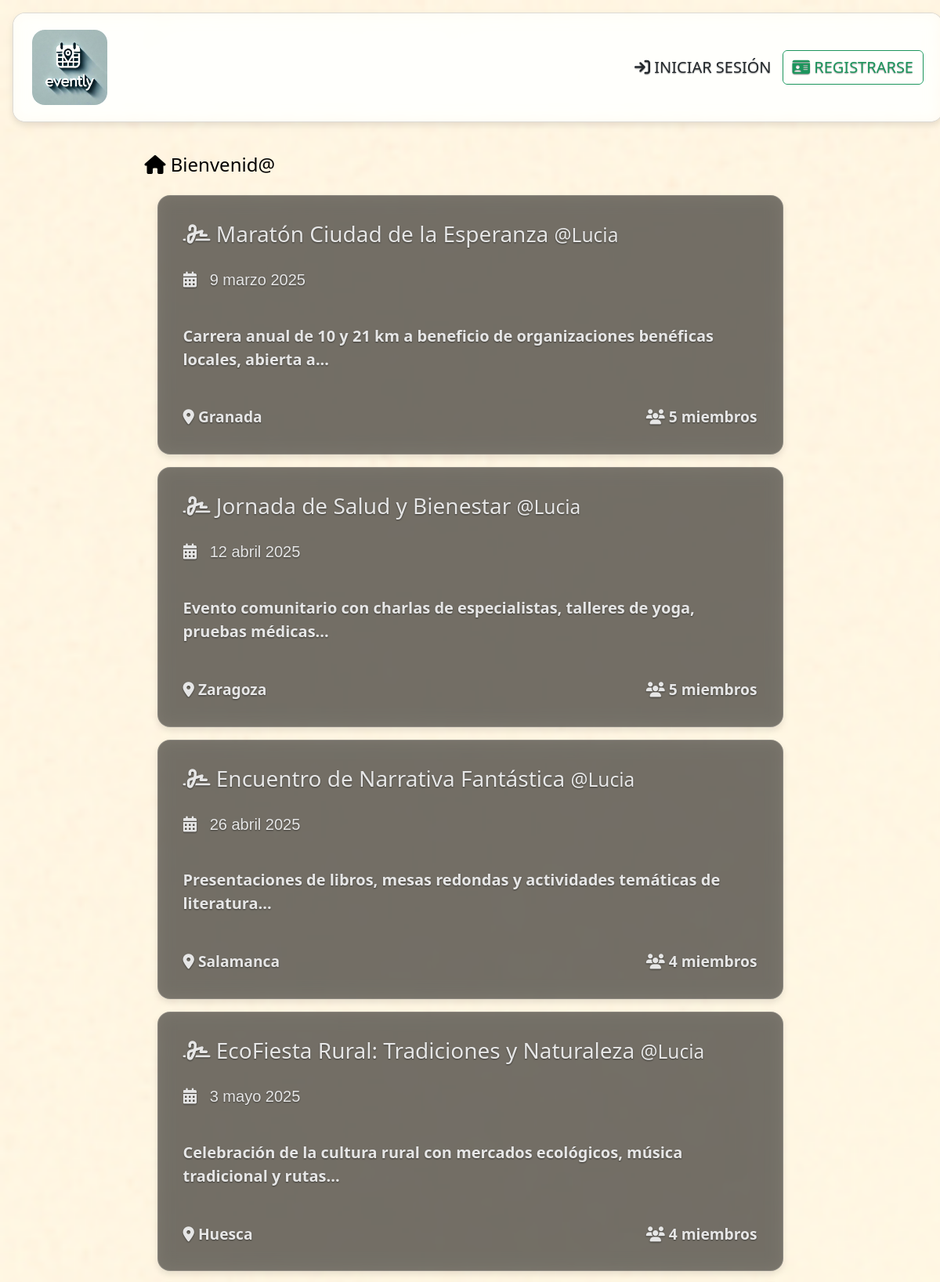
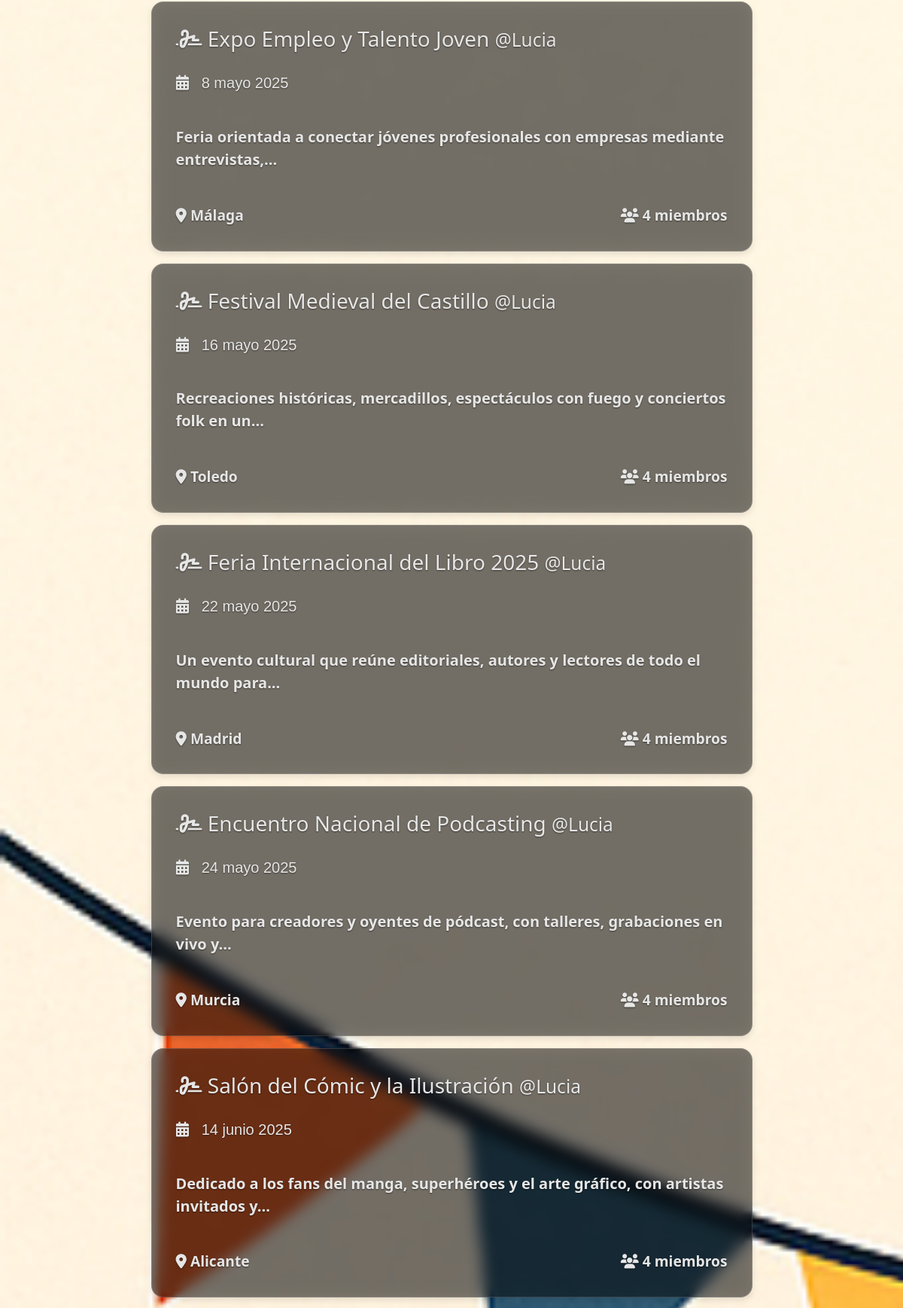
The page / (upper part) on the database its author committed (2 pictures, top to bottom).
### tables this page shows
CREATE TABLE `evento` (
  `idEvento` int(11) NOT NULL,
  `titulo` varchar(45) NOT NULL,
  `desc` text NOT NULL,
  `idOrganizador` int(11) NOT NULL,
  `idProvincia` int(11) DEFAULT NULL,
  `fechaHora` datetime DEFAULT NULL
);

CREATE TABLE `usuario` (
  `idUsuario` int(11) NOT NULL,
  `nombre` varchar(45) NOT NULL,
  `contrasena` varchar(5000) NOT NULL,
  `email` varchar(45) DEFAULT NULL,
  `idProvincia` int(11) DEFAULT NULL
);

CREATE TABLE `provincia` (
  `idProvincia` int(11) NOT NULL,
  `nombreProv` varchar(45) NOT NULL
);

### classes/Bootstrap.php (called while the page is built)
<?php
class Bootstrap
{
    private $controller;
    private $action;
    private $request;
    public function __construct($request)
    {
        $this->request = $request;
        if ($this->request['controller'] == "") {
            $this->controller = 'home';
        } else {
            $this->controller = $this->request['controller'];
        }
        if ($this->request['action'] == "") {
            $this->action = 'index';
        } else {
            $this->action = $this->request['action'];
        }
    }
    public function createController()
    {
        if (class_exists($this->controller)) {
            $parents = class_parents($this->controller);
            if (in_array("Controller", $parents)) {
                if (method_exists($this->controller, $this->action)) {
                    return new $this->controller($this->action, $this->request);
                } else {
                    echo '<h1>Method does not exist</h1>';
                }
            } else {
                echo '<h1>Base controller not found</h1>';
            }
        } else {
            echo '<h1>Controller class does not exist</h1>';
        }
        return null;
    }
}

### controllers/home.php (called while the page is built)
<?php
class Home extends Controller
{
    protected function Index()
    {
        $viewmodel = new HomeModel();
        $this->returnView($viewmodel->Index(), true);
    }
}

### classes/Model.php (called while the page is built, shortened)
<?php
abstract class Model
{
    protected $dbh;
    protected $stmt;
    public function __construct()
    {
        $this->dbh = new PDO('mysql:host=' . DB_HOST . ';dbname=' . DB_NAME . ';', DB_USER, DB_PASS);
    }
    public function query($query)
    {
        $this->stmt = $this->dbh->prepare($query);
    }
    public function execute()
    {
        $this->stmt->execute();
    }
    public function resultSet()
    {
        $this->execute();
        return $this->stmt->fetchAll(PDO::FETCH_ASSOC);
    }
    protected function selectEvt($idEvento = null, $idProvincia = null, $single = false)
    {
        if ($idEvento != null && $idProvincia != null) {
            $this->query('SELECT evento.idEvento, titulo, evento.desc, nombre, idOrganizador, YEAR(fechaHora) ano, MONTHNAME(fechaHora) mes, DAY(fechaHora) dia,
                                       fechaHora, nombreProv, provincia.idProvincia, COUNT(apuntarse.idUsuario) numMiembros FROM evento JOIN usuario
                                ON evento.idOrganizador = usuario.idUsuario LEFT JOIN provincia
                                ON evento.idProvincia = provincia.idProvincia LEFT JOIN apuntarse
                                ON evento.idEvento = apuntarse.idEvento AND evento.idProvincia = apuntarse.idProvincia
                                WHERE evento.idEvento = :idEvento AND evento.idProvincia = :idProvincia
                                GROUP BY evento.idEvento, titulo, evento.desc, nombre, fechaHora, nombreProv');
            $this->bind(':idEvento', $idEvento);
            $this->bind(':idProvincia', $idProvincia);
        } else {
            $this->query('SELECT evento.idEvento, titulo, evento.desc, nombre, idOrganizador, YEAR(fechaHora) ano, MONTHNAME(fechaHora) mes, DAY(fechaHora) dia,
                                       fechaHora, nombreProv, provincia.idProvincia ,COUNT(apuntarse.idUsuario) numMiembros FROM evento JOIN usuario
                                ON evento.idOrganizador = usuario.idUsuario LEFT JOIN provincia
                                ON evento.idProvincia = provincia.idProvincia LEFT JOIN apuntarse
                                ON evento.idEvento = apuntarse.idEvento AND evento.idProvincia = apuntarse.idProvincia
                                GROUP BY evento.idEvento, titulo, evento.desc, nombre, fechaHora, nombreProv
                                ORDER BY fechaHora');
        }
        return $this->resultSet();
    }
}

### models/home.php (called while the page is built)
<?php
class HomeModel extends Model
{
    public function Index()
    {
        return $this->selectEvt();
    }
}

### views/home/index.php (the view, shortened to what this page needs)
<div class="container mt-4">
    <div class="row columna-fija">
        <main class="col-md-9">
            <h4 class="mb-4">
                <i class="fa-solid fa-house"></i> Bienvenid@
            </h4>
            <?php foreach ($viewmodel as $item) : ?>
                <a href="<?php echo ROOT_URL; ?>/events/index?idEvento=<?php echo $item['idEvento']; ?>&idProvincia=<?php echo $item['idProvincia']; ?>&idOrganizador=<?php echo $item['idOrganizador']; ?>"
                   class="text-decoration-none text-white">
                    <div class="card mb-3 transparente-oscuro">
                        <div class="card-body">
                            <h3><i class="fa-solid fa-signature"></i> <?php echo $item['titulo']; ?>
                                <small class="text-muted">
                                    @<?php echo $item['nombre']; ?>
                                    <br>
                                    <br>
                                    <pre style="font-family: sans-serif; font-size: 20px;"><i
                                                class="fa-solid fa-calendar-days"></i>   <?php echo $item['dia']; ?> <?php echo $item['mes']; ?> <?php echo $item['ano']; ?></pre>
                                </small>
                            </h3>
                            <br>
                            <p style="font-size: 20px;">
                                <?php $posicion = strrpos(substr($item['desc'], 0, 90), ' ');
                                echo substr($item['desc'], 0, $posicion) . '...'; ?>
                            </p>
                            <br>
                            <div class="d-flex justify-content-between">
                                <span><i class="fa-solid fa-location-dot"></i> <?php echo $item['nombreProv']; ?></span>
                                <span><i class="fa-solid fa-users"></i> <?php echo $item['numMiembros']; ?> miembros</span>
                            </div>
                        </div>
                    </div>
                </a>
            <?php endforeach; ?>
        </main>
    </div>
</div>

### index.php (shortened to what this page needs)
<?php
require('classes/Bootstrap.php');
require('classes/Controller.php');
require('classes/Model.php');
require('controllers/home.php');
require('models/home.php');
$bootstrap = new Bootstrap($_GET);
$controller = $bootstrap->createController();
if ($controller) {
    $controller->executeAction();
}

### classes/Controller.php (shortened to what this page needs)
<?php
abstract class Controller
{
    protected $action;
    public function __construct($action, $request)
    {
        $this->action = $action;
    }
    public function executeAction()
    {
        return $this->{$this->action}();
    }
    protected function returnView($viewmodel, $fullview)
    {
        $view = 'views/' . get_class($this) . '/' . $this->action . '.php';
        if ($fullview) {
            require('views/main.php');
        } else {
            require($view);
        }
    }
}

### views/main.php (shortened to what this page needs)
<html lang="es">
<head>
    <link href="../assets/css/bootstrap.css" rel="stylesheet">
    <link rel="stylesheet" href="../assets/css/style.css">
</head>
<body>
<nav class="navbar navbar-expand px-4 nav-fija transparente-claro">
    <a class="navbar-brand fw-bold" href="<?php echo ROOT_URL; ?>/home/index">
        <img src="../assets/img/logo.jpg" alt="logo" class="logo"/>
    </a>
    <?php if (isset($_SESSION['is_logged_in'])) : ?>
        <div class="ms-auto d-flex align-items-center">
            <a href="<?php echo ROOT_URL; ?>/users/index" class="btn btn-sm"
               style="font-size: 20px; margin-left: 5px;">
                <i class="fa-solid fa-user"></i> <?php echo $_SESSION['user_data']['nombre']; ?></a>
            <a href="<?php echo ROOT_URL; ?>/users/logout" class="btn btn-outline-danger btn-sm"
               style="font-size: 20px; margin-left: 5px;">
                <i class="fa-solid fa-arrow-right-from-bracket fa-flip-horizontal"></i> CERRAR SESIÓN</a>
        </div>
    <?php else : ?>
        <div class="ms-auto d-flex align-items-center">
            <a href="<?php echo ROOT_URL; ?>/users/login" class="btn btn-sm"
               style="font-size: 20px; margin-left: 5px;">
                <i class="fa-solid fa-arrow-right-to-bracket"></i> INICIAR SESIÓN</a>
            <a href="<?php echo ROOT_URL; ?>/users/register" class="btn btn-outline-success"
               style="font-size: 20px; margin-left: 5px;">
                <i class="fa-solid fa-id-card"></i> REGISTRARSE</a>
        </div>
    <?php endif; ?>
</nav>
<div class="container">
    <div class="row">
        <?php Messages::display();
        require($view); ?>
    </div>
</div>
</body>
</html>

### assets/css/style.css (style rules this page uses)
body { background-image: url(../img/background.jpg); background-size: cover; background-repeat: no-repeat; background-attachment: fixed; font-family: 'Segoe UI', sans-serif; color: black; }
.btn { font-size: 20px; }
.card { border-radius: 1rem; }
.logo { width: 6rem; height: 6rem; border-radius: 1rem; }
.columna-fija { display: flex; flex-direction: column; align-items: center; justify-content: center; }
.nav-fija { position: sticky; padding: 1rem; top: 1rem; width: 99%; z-index: 10; max-width: 99%; }
.transparente-oscuro { background-color: rgba(0, 0, 0, 0.5); color: white; padding: 1rem; border-radius: 1rem; word-wrap: break-word !important; overflow: visible !important; box-shadow: 0 4px 8px rgba(0, 0, 0, 0.1); transition: background-color 0.3s ease, color 0.3s ease; backdrop-filter: blur(10px); -webkit-backdrop-filter: blur(10px); border: 1px solid rgba(255, 255, 255, 0.18); filter: brightness(0.9); -webkit-filter: brightness(0.9); margin: 1rem; box-sizing: border-box; text-overflow: unset !important; white-space: normal !important; font-size: 1.2rem; font-weight: bold; text-shadow: 0 1px 2px rgba(0, 0, 0, 0.5); text-decoration: none; }
.transparente-claro { background-color: rgba(255, 255, 255, 0.5); color: black; padding: 1rem; border-radius: 1rem; box-shadow: 0 4px 8px rgba(0, 0, 0, 0.1); transition: background-color 0.3s ease, color 0.3s ease; backdrop-filter: blur(10px); -webkit-backdrop-filter: blur(10px); border: 1px solid rgba(0, 0, 0, 0.18); filter: brightness(1.1); -webkit-filter: brightness(1.1); margin: 1rem; box-sizing: border-box; overflow: visible; text-overflow: unset; white-space: normal; font-size: 1.2rem; font-weight: bold; text-shadow: 0 1px 2px rgba(0, 0, 0, 0.5); text-decoration: none; }

### rows shown on the page
evento: titulo "Maratón Ciudad de la Esperanza", idOrganizador.nombre "Lucia", dia "9", mes "marzo", ano "2025", desc "Carrera anual de 10 y 21 km a beneficio de organizaciones benéficas locales, abierta a", idProvincia.nombreProv "Granada", numMiembros "5"
evento: titulo "Jornada de Salud y Bienestar", idOrganizador.nombre "Lucia", dia "12", mes "abril", ano "2025", desc "Evento comunitario con charlas de especialistas, talleres de yoga, pruebas médicas", idProvincia.nombreProv "Zaragoza", numMiembros "5"
evento: titulo "Encuentro de Narrativa Fantástica", idOrganizador.nombre "Lucia", dia "26", mes "abril", ano "2025", desc "Presentaciones de libros, mesas redondas y actividades temáticas de literatura", idProvincia.nombreProv "Salamanca", numMiembros "4"
evento: titulo "EcoFiesta Rural: Tradiciones y Naturaleza", idOrganizador.nombre "Lucia", dia "3", mes "mayo", ano "2025", desc "Celebración de la cultura rural con mercados ecológicos, música tradicional y rutas", idProvincia.nombreProv "Huesca", numMiembros "4"
evento: titulo "Expo Empleo y Talento Joven", idOrganizador.nombre "Lucia", dia "8", mes "mayo", ano "2025", desc "Feria orientada a conectar jóvenes profesionales con empresas mediante entrevistas,", idProvincia.nombreProv "Málaga", numMiembros "4"
evento: titulo "Festival Medieval del Castillo", idOrganizador.nombre "Lucia", dia "16", mes "mayo", ano "2025", desc "Recreaciones históricas, mercadillos, espectáculos con fuego y conciertos folk en un", idProvincia.nombreProv "Toledo", numMiembros "4"
evento: titulo "Feria Internacional del Libro 2025", idOrganizador.nombre "Lucia", dia "22", mes "mayo", ano "2025", desc "Un evento cultural que reúne editoriales, autores y lectores de todo el mundo para", idProvincia.nombreProv "Madrid", numMiembros "4"
evento: titulo "Encuentro Nacional de Podcasting", idOrganizador.nombre "Lucia", dia "24", mes "mayo", ano "2025", desc "Evento para creadores y oyentes de pódcast, con talleres, grabaciones en vivo y", idProvincia.nombreProv "Murcia", numMiembros "4"
evento: titulo "Salón del Cómic y la Ilustración", idOrganizador.nombre "Lucia", dia "14", mes "junio", ano "2025", desc "Dedicado a los fans del manga, superhéroes y el arte gráfico, con artistas invitados y", idProvincia.nombreProv "Alicante", numMiembros "4"
